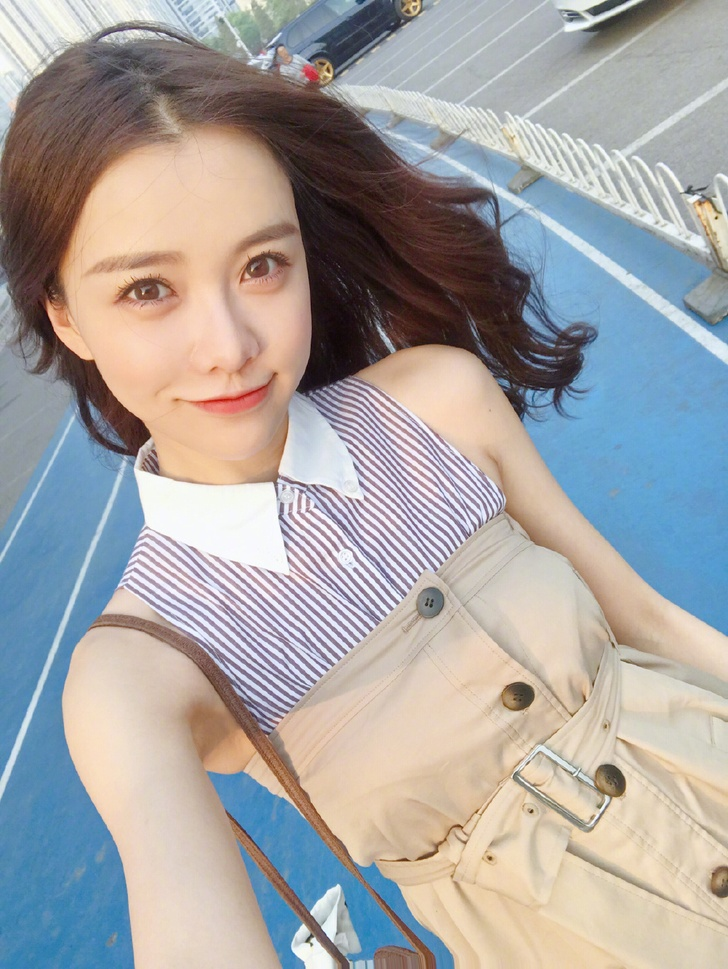
#> input picture 有趣的库/model_opencv/girl.jpg, 728 x 969 px, shrunk from 1024 x 1363 before the run
$ python opencv_01.py
#> lines starting #> are read from the running program, lines starting #| are printed output that depends on the picture
# coding = utf-8
# 书籍：<<学习opencv>>
import cv2
from matplotlib import pyplot as plt
import numpy as np
img = cv2.imread("girl.jpg", cv2.IMREAD_GRAYSCALE)
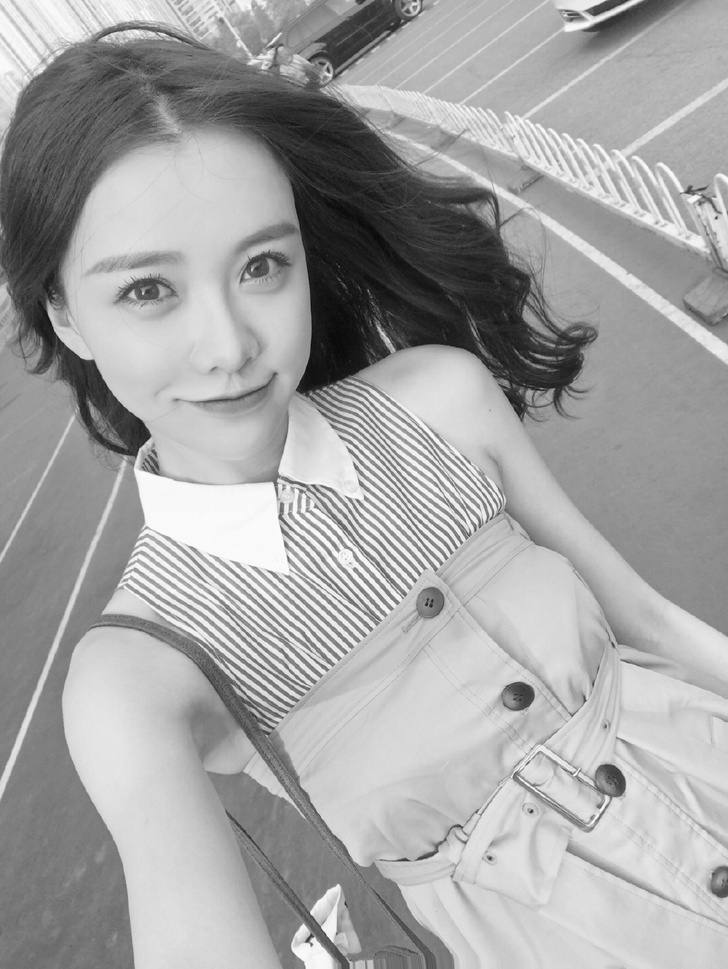
#> img: shape (969, 728); min 9, max 255, mean 164.2
# [8 lines of commented-out code are left out]
plt.imshow(img, cmap='gray', interpolation='bicubic')
# plt.xticks([]), plt.yticks([])
plt.show()
